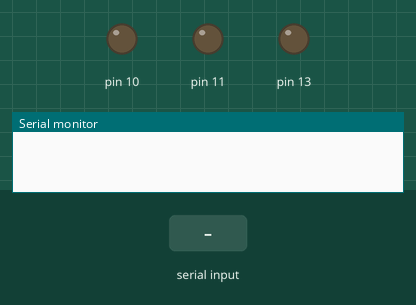
This sketch was run on a simulated Arduino Uno, built with avr-gcc and run on an emulated ATmega328P. On the bench: output pins drawn as LEDs (lit = HIGH), the last lines printed to the serial monitor. Inputs (shaded band) come from the test bench.

Above: at 1.2 s.
1.3 s: "1" received over Serial
At 2.5 s:
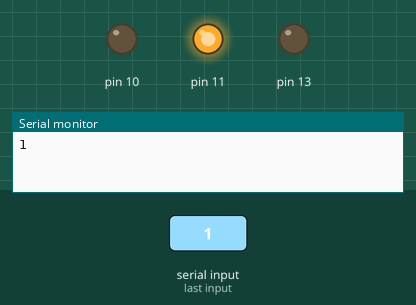
2.8 s: "3" received over Serial
At 3.7 s:
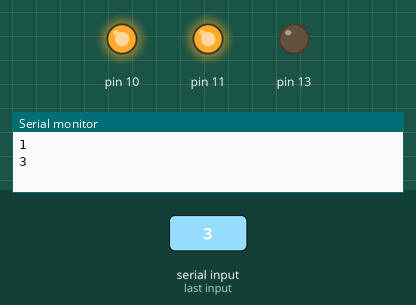
4.3 s: "0" received over Serial
At 4.8 s:
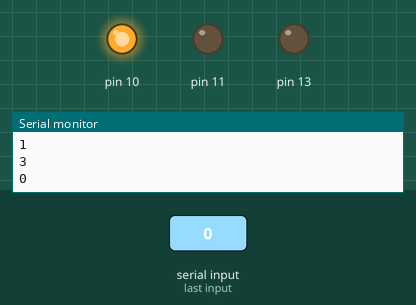
5.8 s: "5" received over Serial
At 7.0 s:
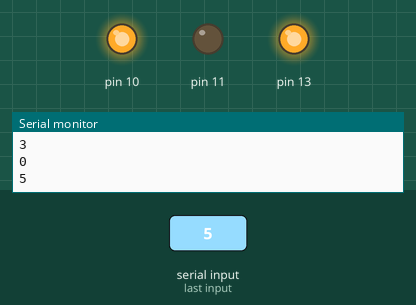
7.3 s: "2" received over Serial
At 8.3 s:
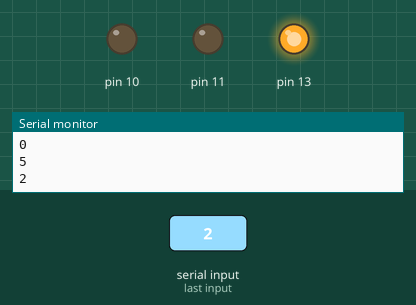
8.8 s: "4" received over Serial
At 9.4 s:
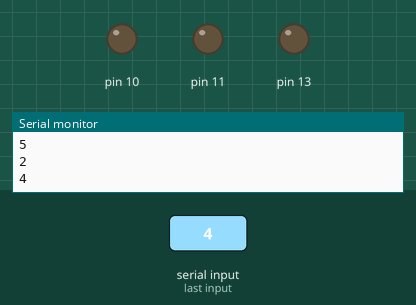
Timing chart, 0 to 11.3 s (numbered marks = the images above; inputs shaded):
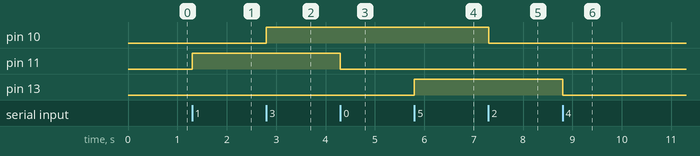

Measured:
- after the input at 1.3 s, pin 11: LOW → HIGH at once
- after the input at 2.8 s, pin 10: LOW → HIGH at once
- after the input at 4.3 s, pin 11: HIGH → LOW at once
- after the input at 5.8 s, pin 13: LOW → HIGH at once
- after the input at 7.3 s, pin 10: HIGH → LOW at once
- after the input at 8.8 s, pin 13: HIGH → LOW at once

The sketch:

computertopcarduinocode.ino
```cpp
void setup() {
  // put your setup code here, to run once:
  Serial.begin(9600);
  pinMode(11,OUTPUT);
  pinMode(10,OUTPUT);
  pinMode(13,OUTPUT);

}

void loop() {
  // put your main code here, to run repeatedly:
  if(Serial.available()) // if receiver buffer is full
  {
    char chrIn = Serial.read();
    Serial.println(chrIn);
    switch(chrIn)
    {
      case '0': digitalWrite(11,LOW);
        break;
      case '1': digitalWrite(11,HIGH);
        break;
      case '2': digitalWrite(10,LOW);
        break;
      case '3': digitalWrite(10,HIGH);
        break;
      case '4': digitalWrite(13,LOW);
        break;
      case '5': digitalWrite(13,HIGH);
        break;
      default: break;
    }
  }
}
```
